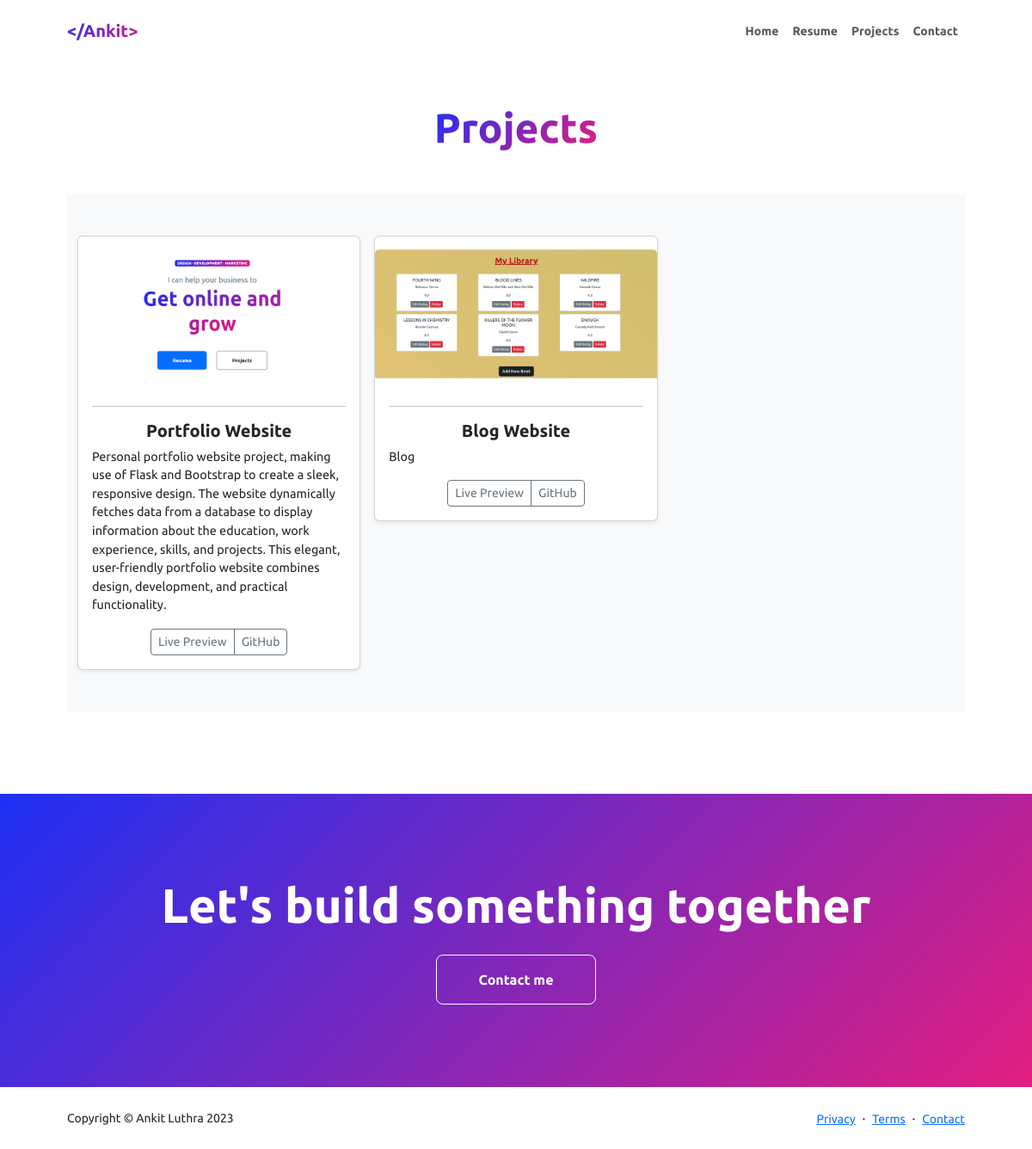
Page /projects on the earlier database version.
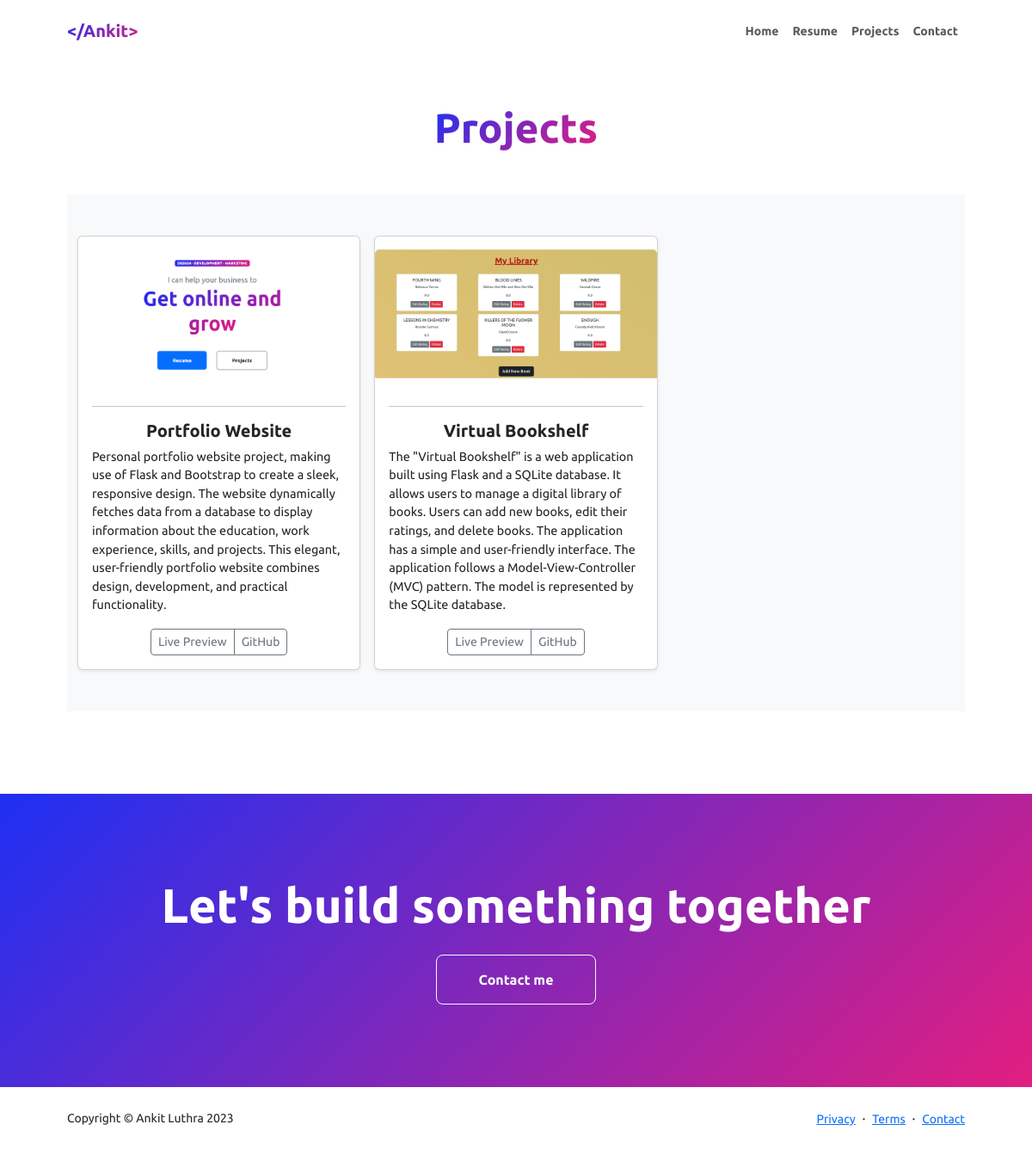
Same page on the later database version.
### main.py (models this page shows)
class Projects(db.Model):
    id = db.Column(db.Integer, primary_key=True, unique=True, nullable=False)
    project_name = db.Column(db.String(255), nullable=False, unique=True)
    description = db.Column(db.Text(), nullable=False)
    image_filename = db.Column(db.String(255))
    def image_url(self):
        return url_for('static', filename='images/' + self.image_filename)

### main.py (the view)
@app.route("/projects")
def projects():
    all_projects = Projects.query.all()
    return render_template('projects.html', year=current_year, all_projects=all_projects)

### templates/projects.html
{% extends "base.html" %} {% block title %}Projects - Ankit Luthra{% endblock %}
{% block content %}
<section class="py-5">
  <div class="container px-5 mb-5">
    <div class="text-center mb-5">
      <h1 class="display-5 fw-bolder mb-0">
        <span class="text-gradient d-inline">Projects</span>
      </h1>
    </div>
    <div class="album py-5 bg-body-tertiary">
      <div class="container">
        <div class="row row-cols-1 row-cols-sm-2 row-cols-md-3 g-3">
          {% for project in all_projects %}
          <div class="col">
            <div class="card shadow-sm">
              <img
                src="{{ project.image_url() }}"
                alt="{{ project.project_name }}"
                class="card-img-top"
              />
              <div class="card-body">
                <hr />
                <h5 class="fw-bolder project-name">
                  {{ project.project_name }}
                </h5>
                <p class="card-text project-text">{{ project.description }}</p>
                <div class="btn-group">
                  <button
                    type="button"
                    class="btn btn-sm btn-outline-secondary"
                  >
                    Live Preview
                  </button>
                  <button
                    type="button"
                    class="btn btn-sm btn-outline-secondary"
                  >
                    GitHub
                  </button>
                </div>
              </div>
            </div>
          </div>
          {% endfor %}
        </div>
      </div>
    </div>
  </div>
</section>
<section class="py-5 bg-gradient-primary-to-secondary text-white">
  <div class="container px-5 my-5">
    <div class="text-center">
      <h2 class="display-4 fw-bolder mb-4">Let's build something together</h2>
      <a
        class="btn btn-outline-light btn-lg px-5 py-3 fs-6 fw-bolder"
        href="contact.html"
        >Contact me</a
      >
    </div>
  </div>
</section>
{% endblock %}

### templates/base.html (shortened to what this page needs)
<!DOCTYPE html>
<html lang="en">
  <head>
    {% block styles %}
    {{ bootstrap.load_css() }} {% endblock %}
    <link
      href="https://cdn.jsdelivr.net/npm/bootstrap-icons@1.8.1/font/bootstrap-icons.css"
      rel="stylesheet"
    />
    <link
      rel="stylesheet"
      type="text/css"
      href="{{ url_for('static', filename='css/styles.css') }}"
    />
  </head>
  <body>
    <section class="title">
      <div class="container-fluid">
        <nav class="navbar navbar-expand-lg navbar-light bg-white py-3">
          <div class="container px-5">
            <a class="navbar-brand" href="{{url_for('home')}}"
              ><span class="fw-bolder text-primary"> &lt;/Ankit&gt;</span></a
            >
            <div class="navbar-collapse collapse" id="navbarSupportedContent">
              <ul class="navbar-nav ms-auto mb-2 mb-lg-0 small fw-bolder">
                <li class="nav-item">
                  <a class="nav-link" href="{{url_for('home')}}">Home</a>
                </li>
                <li class="nav-item">
                  <a class="nav-link" href="{{url_for('resume')}}">Resume</a>
                </li>
                <li class="nav-item">
                  <a class="nav-link" href="{{url_for('projects')}}"
                    >Projects</a
                  >
                </li>
                <li class="nav-item">
                  <a class="nav-link" href="{{url_for('contact')}}">Contact</a>
                </li>
              </ul>
            </div>
          </div>
        </nav>
      </div>
    </section>
    {% block content %}{% endblock %}
    <footer class="bg-white py-4 mt-auto">
      <div class="container px-5">
        <div
          class="row align-items-center justify-content-between flex-column flex-sm-row"
        >
          <div class="col-auto">
            <div class="small m-0">Copyright © Ankit Luthra {{year}}</div>
          </div>
          <div class="col-auto">
            <a class="small" href="#!">Privacy</a>
            <span class="mx-1">·</span>
            <a class="small" href="#!">Terms</a>
            <span class="mx-1">·</span>
            <a class="small" href="#!">Contact</a>
          </div>
        </div>
      </div>
    </footer>
  </body>
</html>

### static/css/styles.css (style rules this page uses)
:root { --bs-secondary-rgb: 226, 30, 128; }
body { font-family: 'Ubuntu', sans-serif; text-align: center; }
.text-gradient, .navbar-brand, .no-link-style:hover { background: #1e30f3; background: linear-gradient(135deg, #1e30f3 0%, #e21e80 100%); -webkit-background-clip: text; -webkit-text-fill-color: transparent; }
.bg-gradient-primary-to-secondary { background: #1e30f3; background: linear-gradient(135deg, #1e30f3 0%, #e21e80 100%); }
.project-text { font-size: 0.9rem; text-align: left; }
.card-img-top { width: 100%; height: 150px; margin-top: 15px; }

Differences in the rows shown:
changed Projects: project_name "Blog Website" → "Virtual Bookshelf"; description "Blog" → "The \"Virtual Bookshelf\" is a web application built using Flask and a SQLite database. It allows users to manage a digital library of books. Users can add new books, edit their ratings, and delete books. The application has a simple and user-friendly interface. The application follows a Model-View-Controller (MVC) pattern. The model is represented by the SQLite database."
